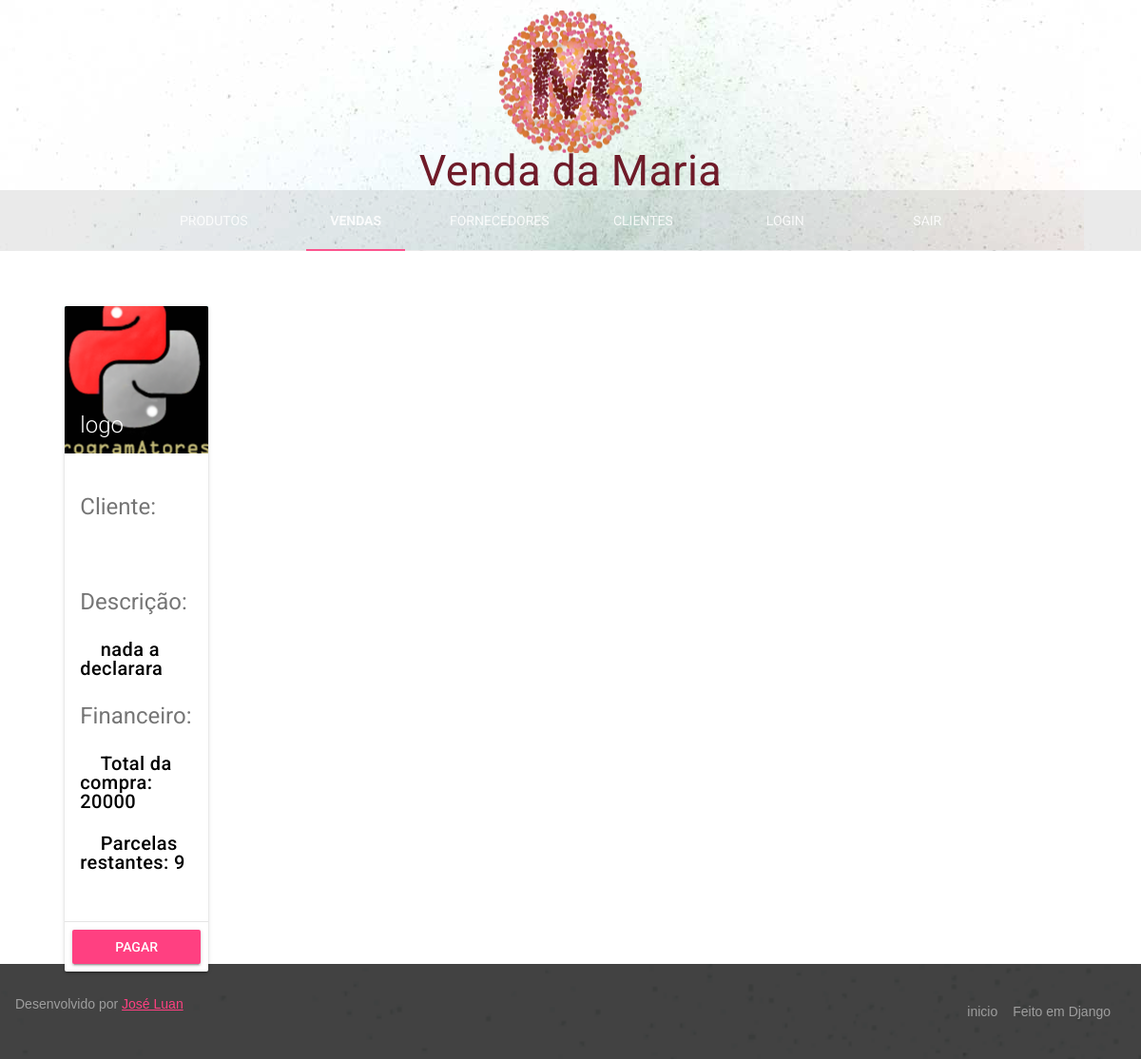
Screenshot of /vendaspagar/3/ (signed in) with the database file from the repository.
### fornecedor/models.py (models this page shows, shortened)
class VendaProduto(models.Model):
	class Meta:
		verbose_name_plural = 'Vendas'
		verbose_name = 'Venda'
	produto = models.ForeignKey(Produto)
	username = models.CharField(verbose_name = 'username', max_length = 100,default="nulo")
	parcela = models.DecimalField(verbose_name = 'Parcela', max_digits = 3, decimal_places = 0, default=1 )
	valorparcela = models.DecimalField(verbose_name = 'ValorParcela', max_digits = 100000000000, decimal_places = 0, default=0 )
	quantidade = models.DecimalField(verbose_name = 'Quantidade', max_digits = 100000000000, decimal_places = 0, default=1 )
	valor_pago = models.DecimalField(verbose_name = 'Valor_pago', max_digits = 100000000000, decimal_places = 0, default=0 )

class Produto(models.Model):
	class Meta:
		verbose_name_plural = 'Produtos'
		verbose_name = 'Produto'
	nome = models.CharField(verbose_name = 'Nome', max_length = 100, default="nome")
	valor = models.DecimalField(verbose_name = 'Valor', max_digits = 100000000000, decimal_places = 0, default=0)
	foto = models.ImageField(upload_to='produto/', height_field=None, width_field=None, max_length=100000,blank=True,null=True, default = "fornecedor/static/imagens/default.jpg")
	descricao = models.CharField(verbose_name = 'Descricao', max_length = 500, default="nulo")
	estoque = models.DecimalField(verbose_name = 'Estoque', max_digits = 100000000000, decimal_places = 0, default=0 )

### fornecedor/views.py (the view)
# urls.py: url(r'^vendaspagar/(?P<pk>[0-9]+)/$', 'fornecedor.views.vendaspagar',name='vendas_pagar'),
@login_required(login_url='/entrar/')
def vendaspagar(request,pk):
	venda = VendaProduto.objects.get(id=pk)
	if request.method == 'POST':
		venda.valor_pago += venda.valorparcela
		venda.parcela -= 1
		venda.save()
		if venda.valor_pago >= venda.produto.valor or venda.parcela <= 0:
			venda.delete()
		return HttpResponseRedirect('/vendas/')
	return render(request,'pagarvenda.html',{'venda': venda})

### templates/pagarvenda.html (shortened to what this page needs)
{% extends 'base.html' %}
{% load staticfiles %}
{% block menu %}
                <nav class="mdl-navigation mdl-typography--body-1-force-preferred-font">
                    <a class="mdl-navigation__link" href="{% url 'index' %}">Produtos</a>
                    <a class="mdl-navigation__link is-active" href="{% url 'vendas' %}">Vendas</a>
                    <a class="mdl-navigation__link" href="{% url 'fornecedores' %}">Fornecedores</a>
                    <a class="mdl-navigation__link" href="{% url 'clientes' %}">Clientes</a>
                    <a class="mdl-navigation__link" href="{% url 'entrar' %}">Login</a>
                    <a class="mdl-navigation__link" href="{% url 'sair' %}">sair</a>
                </nav>
{% endblock %}
{% block conteudo %}
<form class="ui form" action="" method="post" id="form" role="form">
  <div class="demo-card-square mdl-card mdl-shadow--2dp">
    <div class="mdl-card__title mdl-card--expand">
      <h2 class="mdl-card__title-text">{{ venda.produto.nome }}</h2>
    </div>
    <div class="mdl-card__supporting-text">
        <b><h4>Cliente:</h5></b>
                      <h5>&nbsp;&nbsp;&nbsp;&nbsp;{{ venda.fornecedor.nome }}</h4>
        <b><h4>Descrição:</h4></b>
                      <h5>&nbsp;&nbsp;&nbsp;&nbsp;{{ venda.produto.descricao }}</h5>
        <b><h4>Financeiro:</h4></b>
                      <h5>&nbsp;&nbsp;&nbsp;&nbsp;Total da compra: {{ venda.produto.valor }}</h5>
                      <h5>&nbsp;&nbsp;&nbsp;&nbsp;Parcelas restantes: {{ venda.parcela }}</h5>
    </div>
    <br>
    <div class="mdl-card__actions mdl-card--border">
      <button class="mdl-button mdl-js-button mdl-button--raised mdl-js-ripple-effect mdl-button--accent" type="submit">
        Pagar Parcela
      </button>
    </div>
  </div>
  <br>
</form>
{% endblock %}

### fornecedor/static/css/styles.css (style rules this page uses)
.portfolio-navigation-row .mdl-navigation { text-align: center; max-width: 900px; width: 100%; }
.portfolio-navigation-row .mdl-navigation__link { -webkit-flex: 1; -ms-flex: 1; flex: 1; line-height: 42px; }
.portfolio-navigation-row .is-active { position: relative; font-weight: bold; }
.portfolio-navigation-row .is-active:after { content: ""; width: 70%; height: 2px; display: block; position: absolute; bottom: 0; left: 0; background-color: rgb(255,64,129); left: 15%; }

### rows the page displays
VendaProduto: produto.nome "logo", produto.descricao "nada a declarara", produto.valor "20000", parcela "9"
